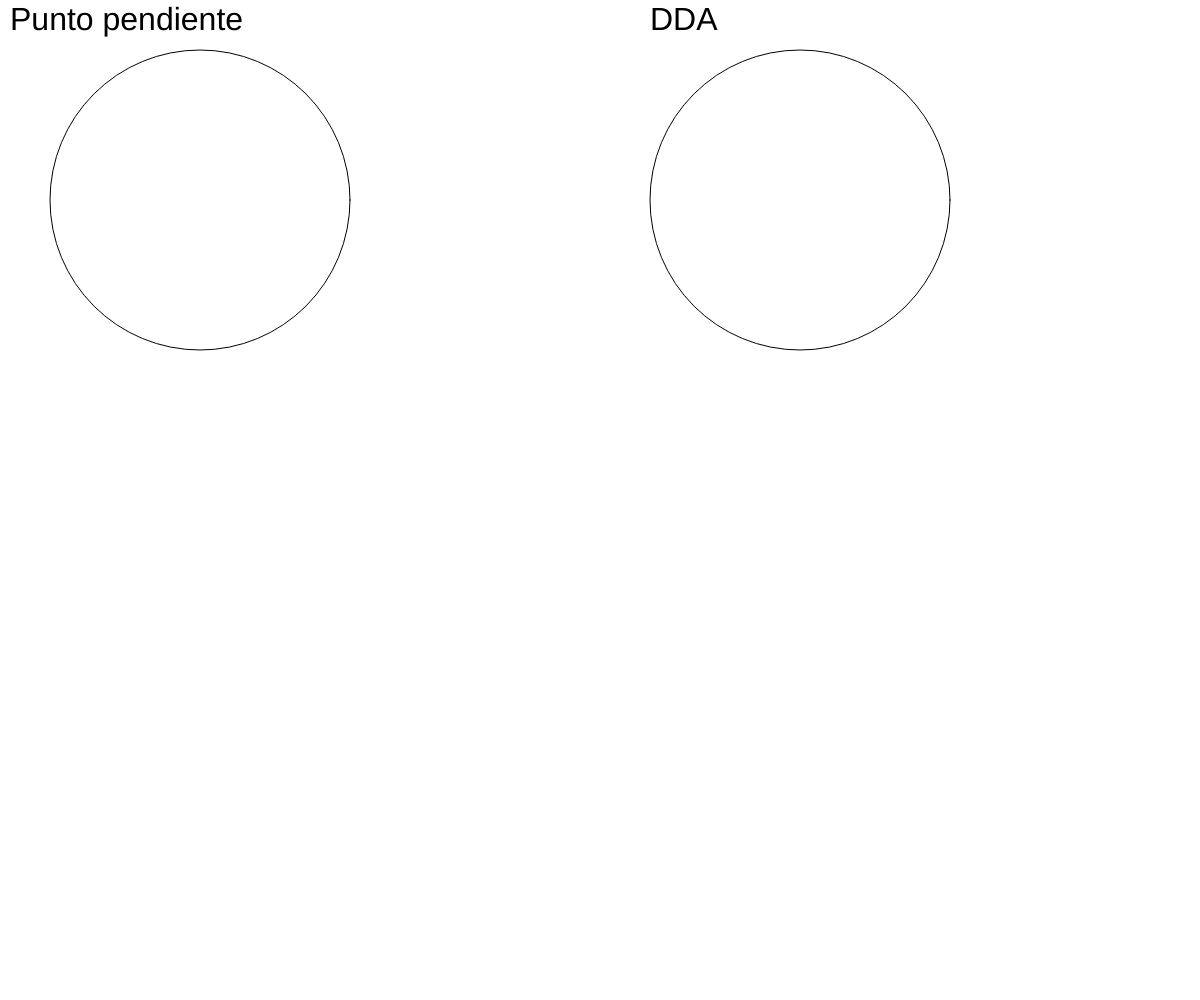
Frame 1 (no input)
Frame 2 (the mouse pressed at the canvas centre, redrawn once): identical to frame 1, image omitted

The p5.js sketch that drew this single still picture (run headless with seeded random() and noise() and a simulated clock; the mouse was pressed at the canvas centre and the sketch redrawn once):

// p5.js sketch
// ── sketch.js
function setup() {
	createCanvas(windowWidth, windowHeight);
}

function draw() {
	//fill(0, 102, 153);
	clear();
	textSize(32);
	text('Punto pendiente', 10, 30);
	ellipse(200, 200, 300, 300);
	textSize(32);
	text('DDA', 650, 30);
	ellipse(800, 200, 300, 300);
	textSize(32);
	text('Bresenham', 1250, 30);
	ellipse(1400, 200, 300, 300);
	noLoop();
}
/*
function mousePressed() {
	clear();
	console.log("Limpia la pantalla");
}*/

function cortarFigura(){
	cortar = document.getElementById("nPartes").value;
	partes = parseInt(cortar);

	if(partes > 1)
	{
		let r = 150;
    	let g = 360 / partes;
    	let aux = g;
		draw();
		//stroke('orange');
  		strokeWeight(2);
    	while(g <= 360){
    	let sen = r * Math.sin(g * Math.PI / 180);
		sen = 200 + sen;
		sen = floor(sen);

		ecuapp(200, 200, floor(200 + (r * Math.cos(g * Math.PI / 180))), sen);
		dda(800, 200, floor(800 + (r * Math.cos(g * Math.PI / 180))), sen);
		bresenham(1400, 200, floor(1400 + (r * Math.cos(g * Math.PI / 180))), sen);
        
		g += aux;
    }/*else if{
    	redraw();
    }*/
  }
}
// ── bresenham.js
function bresenham(x1, y1, x2, y2) {
	let px, py;
	
	let x, y, p;
	let incE;
	let incNE;

	let dx = x2 - x1;
	let dy = y2 - y1;

	if(dy < 0) {
		dy = -dy;
		py = -1;
	}else{
		py = 1;
	}
	if(dx < 0) {
		dx = -dx;
		px, px = -1;
	}else{
		px, px = 1;
	}
	x = x1;
	y = y1;
	point(x, y);

	if(dx > dy) {
		p = 2 * dy - dx;
		incE = 2 * dy;
		incNE = 2 * (dy - dx);

		while(x != x2) {
			x += px, px;
			if(p < 0) {
				p += incE;
			}else {
				y += py;
				p += incNE;
			}
			point(x, y);
		}
	}else{
		p = 2 * dx - dy;
		incE = 2 * dx;
		incNE = 2 * (dx - dy);
		while(y != y2) {
			y += py;
			if(p < 0) {
				p += incE;
			}else {
				x += px, px;
				p += incNE;
			}
			point(x,y);
		}
  	}
}
// ── dda.js
function dda(x1, y1, x2, y2) {

	let dx = x2 - x1;
	let dy = y2 - y1;

	let aux;
	if(Math.abs(dx) > Math.abs(dy)){
		aux = Math.abs(dx);
	}else{
		aux = Math.abs(dy);
	}
    let xi = dx / aux;
    let yi = dy / aux;
	let x = x1;
	let y = y1;
  
	for(let i = 0;i < aux; i++)
	{
    	point(x, y)
    	x += xi;
    	y += yi;
	}
}

// ── puntoPendiente.js
function ecuapp(x1, y1, x2, y2){
	if(x2 < x1)
	{
		let aux = x2;
		x2 = x1;
		x1 = aux;

		aux = y2;
		y2 = y1;
		y1 = aux;
	}
	const dx = x2 - x1;
	const dy = y2 - y1;
	const m = dy / dx;
	const b = y1 - (m * x1);
	point(x1, y1);

	if(x1 === x2){
		if(y1 > y2)
		{
			let aux = y1;
			y1 = y2;
			y2 = aux;
		}
		let y = y1 + 1;
		while(y != y2)
		{
			point(x1,y);
			y++;
		}
	}else{
		let x = x1 + 1;
		let y = m * x + b;
		while(x != x2){
			y = m * x + b;
			y = floor(y);
			point(x, y);
			x++;
		}
	}
}
